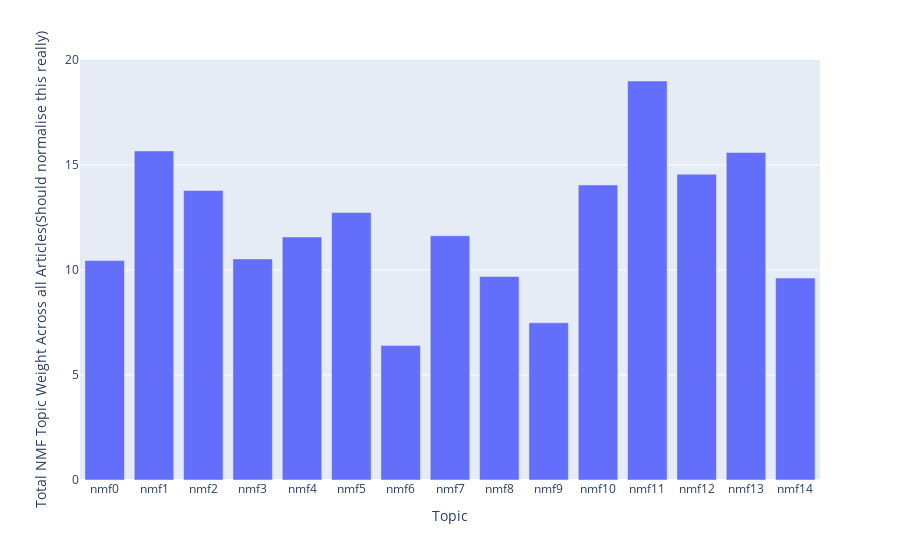

The code cell stored with this chart in its notebook:
### Code cell
# Below gets the topics 

doc_topic_nmf_df =  pd.DataFrame(doc_topic_nmf,index=articles.keys(), columns= nmf_model.get_feature_names_out())
doc_topic_nmf_df = doc_topic_nmf_df.reset_index().rename(columns={"index":"article"})
#doc_topic_nmf_df["article_year"] = doc_topic_nmf_df["article"].str.extract(r"(\d{4}-\d{2}-\d{2})")
doc_topic_nmf_df["article_year"] = doc_topic_nmf_df["article"].str.extract(r"(?<=\[)(\d{4})(?=\-)")

doc_topic_nmf_df = doc_topic_nmf_df.drop('article', axis=1)
doc_topic_nmf_df.set_index("article_year", inplace= True)
sum_doc_topic_nmf_df  = doc_topic_nmf_df.sum().reset_index().rename(columns={"index":"Topic", "0":"Total NMF Topic Weight Across all Articles(Should normalise this really)"})
sum_doc_topic_nmf_df = sum_doc_topic_nmf_df.rename(columns={"index":"Topic", 0:"Total NMF Topic Weight Across all Articles(Should normalise this really)"})



px.bar(sum_doc_topic_nmf_df, x = "Topic", y = "Total NMF Topic Weight Across all Articles(Should normalise this really)")

### Figure 1 — Plotly figure (JSON) as saved in the notebook; plotly's stock layout.template omitted (floating-point values rounded to 4 significant figures)
{"data": [{"alignmentgroup": "True", "hovertemplate": "Topic=%{x}<br>Total NMF Topic Weight Across all Articles(Should normalise this really)=%{y}<extra></extra>", "legendgroup": "", "marker": {"color": "#636efa", "pattern": {"shape": ""}}, "name": "", "offsetgroup": "", "orientation": "v", "showlegend": false, "textposition": "auto", "type": "bar", "x": ["nmf0", "nmf1", "nmf2", "nmf3", "nmf4", "nmf5", "nmf6", "nmf7", "nmf8", "nmf9", "nmf10", "nmf11", "nmf12", "nmf13", "nmf14"], "xaxis": "x", "y": [10.45, 15.67, 13.79, 10.53, 11.57, 12.74, 6.402, 11.63, 9.691, 7.485, 14.05, 19.0, 14.56, 15.59, 9.616], "yaxis": "y"}], "layout": {"barmode": "relative", "legend": {"tracegroupgap": 0}, "margin": {"t": 60}, "xaxis": {"anchor": "y", "domain": [0, 1], "title": {"text": "Topic"}}, "yaxis": {"anchor": "x", "domain": [0, 1], "title": {"text": "Total NMF Topic Weight Across all Articles(Should normalise this really)"}}}}
